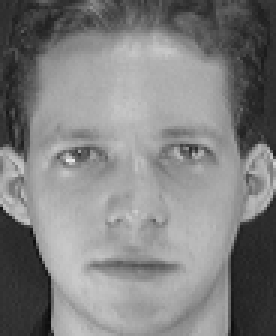
#> input picture Lab 6/ATT dataset/s1/1.pgm, 92 x 112 px (shown 3 times larger)
$ jupyter execute --allow-errors 'Lab06-FaceRec2024-Abhay Khosla.ipynb'
#> lines starting #> are read from the running program, lines starting #| are printed output that depends on the picture
<!-- DON'T EDIT THIS CELL! -->
<!-- TYPE SHIFT+ENTER AND GO TO THE NEXT CELL -->

<center>
    <h1>Laboratory Experiment #6</h1>
    <h2>Face Recognition: Feature Extraction and Classification</h2>
</center>

#### UCID 1: 30085789
#### Name 1: Abhay Khosla

#### UCID 2: 30096001
#### Name 2: Parbir Lehal

#### Group Number: 07

[cell 1]
import numpy as np
import matplotlib.pyplot as plt
from skimage.io import imread
from skimage import exposure
import scipy.linalg as la

from sklearn.neighbors import KNeighborsClassifier
from sklearn.decomposition import PCA
from sklearn.metrics import confusion_matrix

from utils_cm import plot_confusion_matrix

import matplotlib as mpl
# setting the default colormap for images only
mpl.rc('image', cmap='gray')

from matplotlib import rcParams
rcParams.update({'figure.autolayout': True})

[cell 2]
# You can specify you directory here, please, change the string below:
path = './ATT dataset/s1/'

#### Number of images in your training set.

[cell 3]
# M could be large (for example, 16: 8 of yours and 8 of a friend)
# for At&T dataset there are 10 faces per subject.
# However, we are going to load only the first 9
# the 10th image will be used to compare later on.
M = 9

#### Image normalization:

[cell 4]
# can be any number that is close to the std and mean of most of the images.
um = 100
ustd = 80

Reading and showing the images

[cell 5]
# loading only one image to get the dimensions
# you can use images .jpg and .ng as well
img = imread(path + '1.pgm', as_gray=True)
#> img is the input picture: shape (112, 92); min 11, max 234, mean 128.3

# get the number of rows (irow) and columns (icol).
# these values must to be the same for all images
irow, icol = img.shape
#> irow = 112; icol = 92
#> `temp = np.reshape(img, (irow*icol,1))`: temp = 10304 values, max 234 at index 4898, min 11 at index 9676, mean 128.3

# allocation of vector that will have all images
S = np.zeros((irow*icol, M)) # img matrix

plt.figure(figsize=(8,8))
#> (the rest of this cell did not finish here and is left out)

Here we **normalize** all images by changing the *mean* and *std* of each one. This is done to reduce the error due to lighting conditions and background.

[cell 6]
# looping over all the loaded images in S to normalize
for i in range(S.shape[1]):
    temp = S[:,i]
    m = np.mean(temp)
    st = np.std(temp)
    # calculation where are defined the new pixels intensities
    S[:,i] = (temp - m) * ustd / st + um
#> this loop made 9 passes
#> (m, st) on passes 1 to 9: (128.3, 53.31), (0, 0), (0, 0), (0, 0), (0, 0), (0, 0), (0, 0), (0, 0), (0, 0)

### Normalized images

[cell 7]
plt.figure(figsize=(8,8))
for i in range(M):
    img = np.reshape(S[:,i], (irow, icol))

    plt.subplot(3,3,i+1)
    plt.imshow(img, cmap='gray')
    plt.axis('off')
    plt.title('Mean: %.1f - Std: %.1f' % (np.mean(img), np.std(img)))

#### Mean image

[cell 8]
# calculates the mean of each row instead of each column
m = np.mean(S, axis=1)
# converts to unsigned 8-bit integer. Values range from 0 to 255
m = np.uint8(np.abs(m)).reshape(-1,1)
#> m = 10304 values from 0 to 0

img = np.reshape(m, (irow, icol))
#> img: shape (112, 92); every value is 0
plt.imshow(img, cmap='gray')
plt.title('Mean Image');

#### Creating covariance matrix  L

[cell 9]
dbx = S.copy()
A = dbx.T
L = np.matmul(A, A.T)

# vv is the eigenvector for L
# dd is the eigenvalue for  L = dbx.T*dbx
#> (the rest of this cell did not finish here and is left out)

#### Sort and eliminate zero eigenvalue

#> (a cell that did not finish here is left out)

#### Normalization of eigenvectors

#> (a cell that did not finish here is left out)

#### Showing eigenfaces

[cell 12]
plt.figure(figsize=(8,8))
#> (the rest of this cell did not finish here and is left out)

#### Find the weight of each face in the training set

[cell 13]
omega = np.zeros((M,M))
WW = np.zeros((M,1))
#> WW = [0, 0, 0, 0, 0, 0, 0, 0, 0]

#> (the rest of this cell did not finish here and is left out)

## Acquisition of new image: Same subject
*Notes*:
- The input image must have a bmp, jpg or pgm extension.
- It should have the same size as the ones in your training set.

[cell 14]
# using the last image of subject #1
path = './ATT dataset/s1/'
InputImage = imread(path + '10.pgm', as_gray=True)
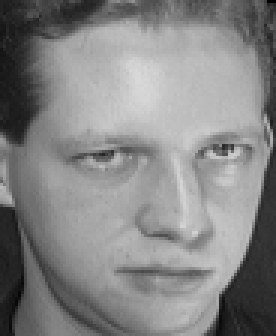
#> input picture Lab 6/ATT dataset/s1/10.pgm, 92 x 112 px (shown 3 times larger)
#> InputImage is the input picture: shape (112, 92); min 1, max 217, mean 132.8

[cell 15]
plt.figure(figsize=(6,6))

plt.subplot(1,2,1)
plt.imshow(InputImage, cmap='gray')
plt.title('Input Image')
plt.axis('off')

InImage = np.reshape(InputImage, (irow*icol,1))
#> InImage = 10304 values, max 217 at index 2438, min 1 at index 89, mean 132.8

# Normalization
temp = InImage
#> temp has the same summary as InImage
me = np.mean(temp)
#> me = 132.8
st = np.std(temp)
#> st = 51.88
temp = (temp-me) * ustd/st + um
#> temp = 10304 values, max 229.8 at index 2438, min -103.2 at index 89, mean 100
NormImage = temp
#> NormImage has the same summary as temp

# Finding Difference: NormalizedImage - MeanImage
Difference = temp - m
#> Difference has the same summary as temp

#> (the rest of this cell did not finish here and is left out)

#### Finding the Euclidean distance

[cell 16]
eSameSubject = np.zeros((M,1))
#> eSameSubject = [0, 0, 0, 0, 0, 0, 0, 0, 0]

#> (the rest of this cell did not finish here and is left out)

[cell 17]
labels = ('1', '2', '3', '4', '5', '6', '7', '8', '9')

plt.bar(np.arange(len(eSameSubject)), eSameSubject.flatten(), tick_label=labels)
plt.ylim([10000, 16000])
plt.xlabel('Image #')
plt.ylabel('Distance')
#> (the rest of this cell did not finish here and is left out)

## Acquisition of new image: Other subject
*Notes*:
- The input image must have a bmp, jpg or pgm extension.
- It should have the same size as the ones in your training set.

[cell 18]
# using the first face ('1.pgm') from subject 20
path = './ATT dataset/s20/'
InputImage = imread(path + '1.pgm', as_gray=True)

[cell 19]
plt.figure(figsize=(6,6))

plt.subplot(1,2,1)
plt.imshow(InputImage, cmap='gray')
plt.title('Input Image')
plt.axis('off')

InImage = np.reshape(InputImage, (irow*icol,1))
#> InImage = 10304 values, max 234 at index 4898, min 11 at index 9676, mean 128.3

# Normalization
temp = InImage
#> temp has the same summary as InImage
me = np.mean(temp)
#> me = 128.3
st = np.std(temp)
#> st = 53.31
temp = (temp-me) * ustd/st + um
#> temp = 10304 values, max 258.6 at index 4898, min -76.07 at index 9676, mean 100
NormImage = temp
#> NormImage has the same summary as temp

# Finding Difference
Difference = temp - m
#> Difference has the same summary as temp

#> (the rest of this cell did not finish here and is left out)

### Finding the Euclidean distance

[cell 20]
eDiffSubject = np.zeros((M,1))
#> eDiffSubject = [0, 0, 0, 0, 0, 0, 0, 0, 0]

#> (the rest of this cell did not finish here and is left out)

[cell 21]
labels = ('1', '2', '3', '4', '5', '6', '7', '8', '9')

plt.bar(np.arange(len(eDiffSubject)), eDiffSubject.flatten(), tick_label=labels)
plt.ylim([10000, 16000])
plt.xlabel('Image #')
plt.ylabel('Distance')
#> (the rest of this cell did not finish here and is left out)

## Acquisition of new image: Not Human Face
*Notes*:
- The input image must have a bmp, jpg or pgm extension.
- It should have the same size as the ones in your training set.

[cell 22]
# using the first face ('1.pgm') from subject 20
path = './'
InputImage = imread(path + 'CalgaryTower.jpg', as_gray=True)
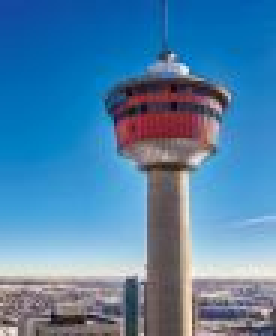
#> input picture Lab 6/CalgaryTower.jpg, 92 x 112 px (shown 3 times larger)
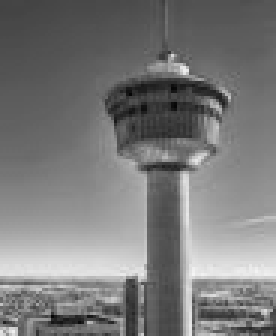
#> InputImage: shape (112, 92) float64 (shown 3 times larger); min 0.0215, max 0.962, mean 0.479

[cell 23]
plt.figure(figsize=(6,6))

plt.subplot(1,2,1)
plt.imshow(InputImage, cmap='gray')
plt.title('Input Image')
plt.axis('off')

InImage = np.reshape(InputImage, (irow*icol,1))
#> InImage = 10304 values, max 0.962 at index 8436, min 0.0215 at index 9677, mean 0.479

# Normalization
temp = InImage
#> temp has the same summary as InImage
me = np.mean(temp)
#> me = 0.479
st = np.std(temp)
#> st = 0.176
temp = (temp-me) * ustd/st + um
#> temp = 10304 values, max 318.9 at index 8436, min -107.6 at index 9677, mean 100
NormImage = temp
#> NormImage has the same summary as temp

# Finding Difference
Difference = temp - m
#> Difference has the same summary as temp

#> (the rest of this cell did not finish here and is left out)
